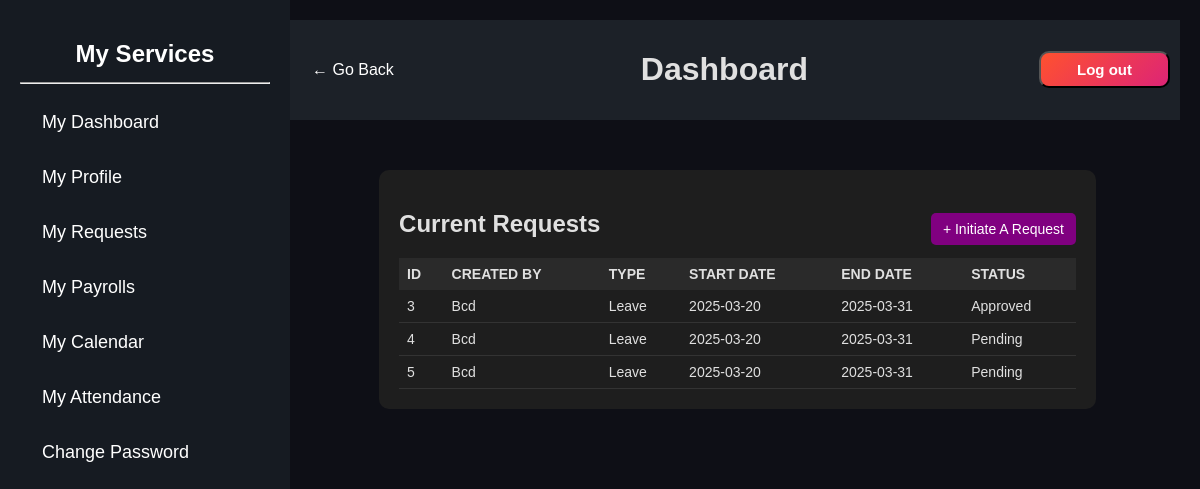
/Employee/empReq.php (signed in), run on the app's committed database.
### tables this page shows
CREATE TABLE `leave_req` (
  `leave_id` int(11) NOT NULL,
  `created_by` int(11) NOT NULL,
  `type` varchar(50) NOT NULL,
  `start_date` date NOT NULL,
  `end_date` date NOT NULL,
  `status` enum('Pending','Approved','Rejected','Completed') NOT NULL,
  `message` text DEFAULT NULL,
  `created_at` time DEFAULT NULL
);

CREATE TABLE `users` (
  `id` int(11) NOT NULL,
  `first_name` varchar(100) NOT NULL,
  `email` varchar(255) NOT NULL,
  `password` varchar(255) NOT NULL,
  `role` enum('admin','employee') NOT NULL,
  `created_at` timestamp NOT NULL DEFAULT current_timestamp(),
  `OTP` int(11) DEFAULT NULL
);

### Employee/empReq.php (the view, shortened to what this page needs)
<!DOCTYPE html>
<html lang="en">
<head>
    <link rel="stylesheet" href="../E_Style/empReq.css">
</head>
<body>
    <?php
     require("empPanel.php");
    ?>
<div class="main-content">
    <?php
           include 'empNav.php';
    ?>
    <div class="container">
    <div class="container">
        <div class="requests-card">
            <h2>Current Requests</h2>
            <button class="initiate-btn">+ Initiate A Request</button>
            <table>
                <thead>
                    <tr>
                        <th>ID</th>
                        <th>CREATED BY</th>
                        <th>TYPE</th>
                        <th>START DATE</th>
                        <th >END DATE</th>
                        <th>STATUS</th>
                    </tr>
                </thead>
                <tbody id="request-table">
                <?php
                    include '../config.php';
                    $user_id = $_SESSION['id'];
                    $query = "SELECT first_name FROM users WHERE id = '$user_id'";
                    $result = mysqli_query($conn, $query);
                    $row = mysqli_fetch_assoc($result);
                    $first_name = $row['first_name'];
                    include '../config.php';
                    $query = "SELECT * FROM leave_req WHERE created_by = '$user_id'";
                    $result = mysqli_query($conn, $query);
                        if ($result->num_rows > 0) {
                            while ($row = $result->fetch_assoc()) {
                                echo "<tr>
                                        <td>{$row['leave_id']}</td>
                                        <td>" . htmlspecialchars($first_name) . "</td>
                                        <td>" . htmlspecialchars($row['type']) . "</td>
                                        <td>" . htmlspecialchars($row['start_date']) . "</td>
                                        <td>" . htmlspecialchars($row['end_date']) . "</td>
                                        <td>" . htmlspecialchars($row['status']) . "</td>
                                    </tr>";
                            }
                        }
                    ?>
                </tbody>
            </table>
        </div>
    </div>
</div>
</div>
</body>
</html>

### E_Style/empReq.css (style rules this page uses)
body { font-family: Arial, sans-serif; background-color: #121212; color: white; margin: 0; padding: 20px; }
.container { max-width: 1000px; margin: auto; }
.requests-card { background: #1e1e1e; padding: 20px; border-radius: 10px; position: relative; margin: 46px -46px; }
.requests-card h2 { margin-bottom: 15px; }
.initiate-btn { background: purple; color: white; padding: 10px 15px; border: none; border-radius: 5px; cursor: pointer; float: right; margin-top: -45px; }
table { width: 100%; border-collapse: collapse; margin-top: 20px; }
th, td { padding: 10px; text-align: left; }
th { background: #2a2a2a; }
td { background: #1e1e1e; border-bottom: 1px solid #333; }
@media screen and (max-width: 1434px) { .container { max-width: 90%; padding: 10px; } }
@media screen and (max-width: 1434px) { .requests-card, .leave-form-container { margin: 30px 0; padding: 20px; } }
@media screen and (max-width: 1434px) { .initiate-btn { padding: 8px 12px; font-size: 14px; margin-top: -40px; } }
@media screen and (max-width: 1434px) { th, td { padding: 8px; font-size: 14px; } }

### E_Style/empPanel.css (style rules this page uses)
body { font-family: Arial, sans-serif; margin: 0; padding: 0; display: flex; background: #0e0f16; color: #e0e0e0; }

### Style/adminPanel.css (style rules this page uses)
body { font-family: Arial, sans-serif; margin: 0; padding: 0; display: flex; background: #0e0f16; color: #e0e0e0; }
.main-content { margin-left: 275px; padding: 20px; flex-grow: 1; }

### data on the page
leave_req: leave_id "3", type "Leave", start_date "2025-03-20", end_date "2025-03-31", status "Approved"
users: first_name "Bcd"
leave_req: leave_id "4", type "Leave", start_date "2025-03-20", end_date "2025-03-31", status "Pending"
leave_req: leave_id "5", type "Leave", start_date "2025-03-20", end_date "2025-03-31", status "Pending"
